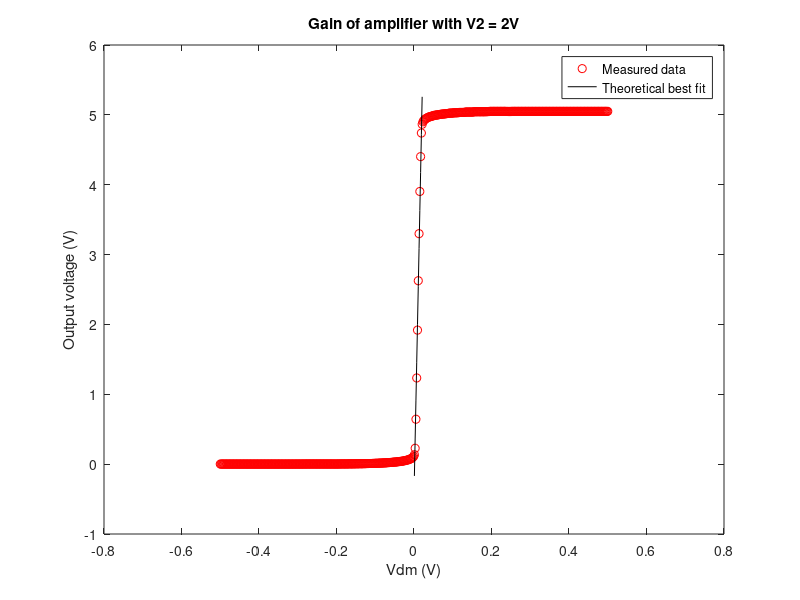

The MATLAB source for this figure: (Note: this script raises an error after producing the figure.)
%% Lab 9 experiment 2
% You should try to get several points in the high-gain region. 
% Fit a straight line to the steep part of the curve and determine
% the differential-mode voltage gain of your circuit from the slope
% of the best-fit line. In your report, include a plot showing Vout
% versus Vdm along with the best-fit line

load exp2IoutSweepVout.csv
load exp2IoutSweepVdm.csv
load exp2V1V2Diff.csv
load exp2VdmSweep.csv
load exp2Vout_V2_2V.csv
load exp2VoutSweep.csv

P = polyfit(exp2V1V2Diff(251:261),exp2Vout_V2_2V(251:261),1);
yfit = P(1)*exp2V1V2Diff(251:261)+P(2);

figure
plot(exp2V1V2Diff, exp2Vout_V2_2V, 'ro')
hold on
plot(exp2V1V2Diff(251:261),yfit, 'k')
xlabel('Vdm (V)')
ylabel('Output voltage (V)')
legend('Measured data', 'Theoretical best fit')
title('Gain of amplifier with V2 = 2V')

% Next, set the differential-mode input voltage to zero and measure the 
% current flowing into the output of the amplifier as you sweep Vout from 
% one rail to the other. Fit a straight line to the shallow part of this
% output current–voltage characteristic, which should correspond
% to the range of output voltages over which the gain of the circuit is
% large, and determine the incremental output resistance of the circuit 
% from the slope of the best-fit line. In your report, include a plot showing
% the output current-voltage characteristic along with the best-fit line.

P1 = polyfit(exp2VoutSweep(100:400),exp2IoutSweepVout(100:400),1);
yfit1 = P1(1)*exp2VoutSweep(100:400)+P1(2);

figure 
limits = [0, 5, 1e-7, 0.5e-5]
semilogy(exp2VoutSweep, exp2IoutSweepVout, 'ro')
hold on
semilogy(exp2VoutSweep(100:400), yfit1, 'b', 'linewidth', 3)
xlabel('Output voltage (V)')
ylabel('Output current (A)')
title('Iout vs Vout')
axis(limits)
legend('Measured data', 'Best fit line')
title('Output voltage-current characteristics')

% Finally, fix the output voltage somewhere in the range of output voltages
% for which the circuit’s gain is large and measure the current flowing out
% of the amplifier as you sweep Vdm around  around zero. You should sweep 
% Vdm over a sufficiently large range that Iout saturates both
% for positive and for negative values of Vdm. 

%  Fit a straight line to the curve around where Vdm = 0 and extract a
% value of the incremental transconductance gain of the circuit with the
% output voltage fixed from the slope of the best-fit line. Also, record
%the limiting values of Iout in both the positive and the negative 
% directions. In your report, include a plot showing Iout versus Vdm along
%with the best-fit line.